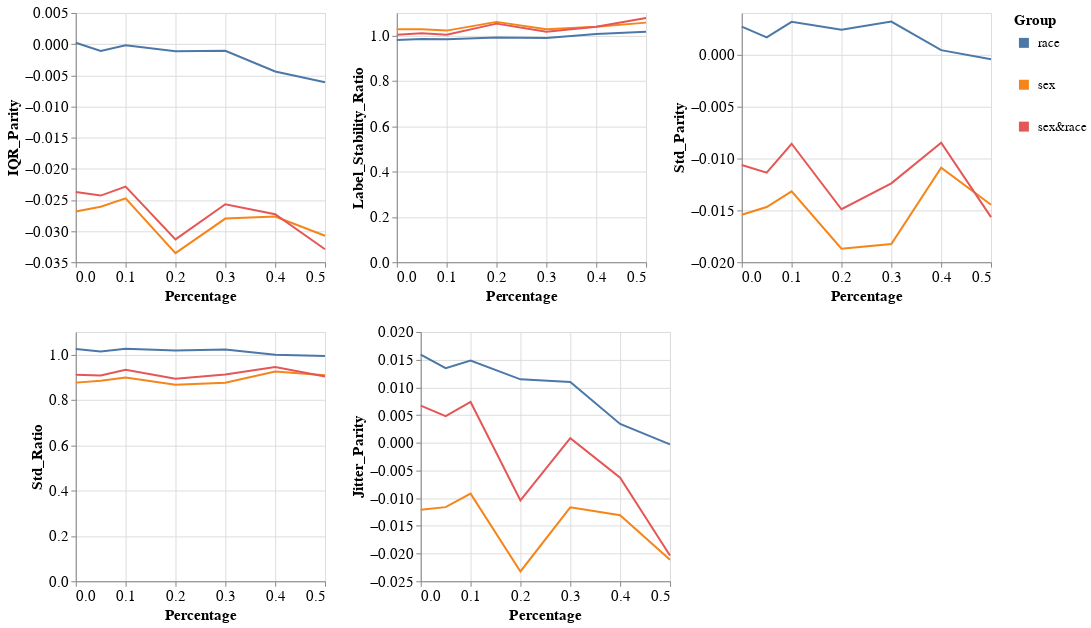

The notebook cell saved with this chart:
### Markdown cell above
### Group metrics per dataset and model

### Code cell
visualizer.create_groups_grid_pct_lines_plot(model_name=MODEL_NAMES[0],
                                             target_preprocessing_technique=PREPROCESSING_TECHNIQUES[0],
                                             group_metrics_type='variance')

### Figure 1 — Vega-Lite specification as saved in the notebook (floating-point values rounded to 4 significant figures)
{"config": {"view": {"continuousWidth": 400, "continuousHeight": 300}, "axis": {"labelFontSize": 15, "titleFontSize": 15}, "legend": {"labelFontSize": 13, "symbolStrokeWidth": 10, "titleFontSize": 15}}, "vconcat": [{"hconcat": [{"mark": "line", "encoding": {"color": {"field": "Group", "type": "nominal"}, "x": {"field": "Percentage", "type": "quantitative"}, "y": {"field": "Metric_Value", "title": "IQR_Parity", "type": "quantitative"}}, "height": 250, "width": 250}, {"data": {"name": "data-0afb87333a882ff22a75606d494eac3c"}, "mark": "line", "encoding": {"color": {"field": "Group", "type": "nominal"}, "x": {"field": "Percentage", "type": "quantitative"}, "y": {"field": "Metric_Value", "title": "Label_Stability_Ratio", "type": "quantitative"}}, "height": 250, "width": 250}, {"data": {"name": "data-04cf5eef7b029273d5f3fb1e9586607a"}, "mark": "line", "encoding": {"color": {"field": "Group", "type": "nominal"}, "x": {"field": "Percentage", "type": "quantitative"}, "y": {"field": "Metric_Value", "title": "Std_Parity", "type": "quantitative"}}, "height": 250, "width": 250}]}, {"hconcat": [{"mark": "line", "encoding": {"color": {"field": "Group", "type": "nominal"}, "x": {"field": "Percentage", "type": "quantitative"}, "y": {"field": "Metric_Value", "title": "Std_Ratio", "type": "quantitative"}}, "height": 250, "width": 250}, {"data": {"name": "data-4475cceda1f4f38258ad5a70604d36ec"}, "mark": "line", "encoding": {"color": {"field": "Group", "type": "nominal"}, "x": {"field": "Percentage", "type": "quantitative"}, "y": {"field": "Metric_Value", "title": "Jitter_Parity", "type": "quantitative"}}, "height": 250, "width": 250}], "data": {"name": "data-3ffb7dddb58ea32fe8fcbdb7431d2ab8"}}], "data": {"name": "data-e5948eede734af6ef4db6ebb69d467f8"}, "$schema": "https://vega.github.io/schema/vega-lite/v4.17.0.json", "datasets": {"data-e5948eede734af6ef4db6ebb69d467f8": [{"Model_Name": "DecisionTreeClassifier", "Metric": "IQR_Parity", "Group": "race", "Metric_Value": 0.0002128, "Percentage": 0.0}, {"Model_Name": "DecisionTreeClassifier", "Metric": "IQR_Parity", "Group": "sex", "Metric_Value": -0.02686, "Percentage": 0.0}, {"Model_Name": "DecisionTreeClassifier", "Metric": "IQR_Parity", "Group": "sex&race", "Metric_Value": -0.02375, "Percentage": 0.0}, {"Model_Name": "DecisionTreeClassifier", "Metric": "IQR_Parity", "Group": "race", "Metric_Value": -0.001096, "Percentage": 0.05}, {"Model_Name": "DecisionTreeClassifier", "Metric": "IQR_Parity", "Group": "sex", "Metric_Value": -0.0261, "Percentage": 0.05}, {"Model_Name": "DecisionTreeClassifier", "Metric": "IQR_Parity", "Group": "sex&race", "Metric_Value": -0.0243, "Percentage": 0.05}, {"Model_Name": "DecisionTreeClassifier", "Metric": "IQR_Parity", "Group": "race", "Metric_Value": -0.0001956, "Percentage": 0.1}, {"Model_Name": "DecisionTreeClassifier", "Metric": "IQR_Parity", "Group": "sex", "Metric_Value": -0.02474, "Percentage": 0.1}, {"Model_Name": "DecisionTreeClassifier", "Metric": "IQR_Parity", "Group": "sex&race", "Metric_Value": -0.02287, "Percentage": 0.1}, {"Model_Name": "DecisionTreeClassifier", "Metric": "IQR_Parity", "Group": "race", "Metric_Value": -0.001126, "Percentage": 0.2}, {"Model_Name": "DecisionTreeClassifier", "Metric": "IQR_Parity", "Group": "sex", "Metric_Value": -0.03354, "Percentage": 0.2}, {"Model_Name": "DecisionTreeClassifier", "Metric": "IQR_Parity", "Group": "sex&race", "Metric_Value": -0.03134, "Percentage": 0.2}, {"Model_Name": "DecisionTreeClassifier", "Metric": "IQR_Parity", "Group": "race", "Metric_Value": -0.001066, "Percentage": 0.3}, {"Model_Name": "DecisionTreeClassifier", "Metric": "IQR_Parity", "Group": "sex", "Metric_Value": -0.02799, "Percentage": 0.3}, {"Model_Name": "DecisionTreeClassifier", "Metric": "IQR_Parity", "Group": "sex&race", "Metric_Value": -0.02569, "Percentage": 0.3}, {"Model_Name": "DecisionTreeClassifier", "Metric": "IQR_Parity", "Group": "race", "Metric_Value": -0.00439, "Percentage": 0.4}, {"Model_Name": "DecisionTreeClassifier", "Metric": "IQR_Parity", "Group": "sex", "Metric_Value": -0.02766, "Percentage": 0.4}, {"Model_Name": "DecisionTreeClassifier", "Metric": "IQR_Parity", "Group": "sex&race", "Metric_Value": -0.0273, "Percentage": 0.4}, {"Model_Name": "DecisionTreeClassifier", "Metric": "IQR_Parity", "Group": "race", "Metric_Value": -0.006122, "Percentage": 0.5}, {"Model_Name": "DecisionTreeClassifier", "Metric": "IQR_Parity", "Group": "sex", "Metric_Value": -0.03075, "Percentage": 0.5}, {"Model_Name": "DecisionTreeClassifier", "Metric": "IQR_Parity", "Group": "sex&race", "Metric_Value": -0.03292, "Percentage": 0.5}], "data-0afb87333a882ff22a75606d494eac3c": [{"Model_Name": "DecisionTreeClassifier", "Metric": "Label_Stability_Ratio", "Group": "race", "Metric_Value": 0.9803, "Percentage": 0.0}, {"Model_Name": "DecisionTreeClassifier", "Metric": "Label_Stability_Ratio", "Group": "sex", "Metric_Value": 1.028, "Percentage": 0.0}, {"Model_Name": "DecisionTreeClassifier", "Metric": "Label_Stability_Ratio", "Group": "sex&race", "Metric_Value": 1.004, "Percentage": 0.0}, {"Model_Name": "DecisionTreeClassifier", "Metric": "Label_Stability_Ratio", "Group": "race", "Metric_Value": 0.9847, "Percentage": 0.05}, {"Model_Name": "DecisionTreeClassifier", "Metric": "Label_Stability_Ratio", "Group": "sex", "Metric_Value": 1.028, "Percentage": 0.05}, {"Model_Name": "DecisionTreeClassifier", "Metric": "Label_Stability_Ratio", "Group": "sex&race", "Metric_Value": 1.011, "Percentage": 0.05}, {"Model_Name": "DecisionTreeClassifier", "Metric": "Label_Stability_Ratio", "Group": "race", "Metric_Value": 0.9844, "Percentage": 0.1}, {"Model_Name": "DecisionTreeClassifier", "Metric": "Label_Stability_Ratio", "Group": "sex", "Metric_Value": 1.022, "Percentage": 0.1}, {"Model_Name": "DecisionTreeClassifier", "Metric": "Label_Stability_Ratio", "Group": "sex&race", "Metric_Value": 1.004, "Percentage": 0.1}, {"Model_Name": "DecisionTreeClassifier", "Metric": "Label_Stability_Ratio", "Group": "race", "Metric_Value": 0.9916, "Percentage": 0.2}, {"Model_Name": "DecisionTreeClassifier", "Metric": "Label_Stability_Ratio", "Group": "sex", "Metric_Value": 1.061, "Percentage": 0.2}, {"Model_Name": "DecisionTreeClassifier", "Metric": "Label_Stability_Ratio", "Group": "sex&race", "Metric_Value": 1.053, "Percentage": 0.2}, {"Model_Name": "DecisionTreeClassifier", "Metric": "Label_Stability_Ratio", "Group": "race", "Metric_Value": 0.9896, "Percentage": 0.3}, {"Model_Name": "DecisionTreeClassifier", "Metric": "Label_Stability_Ratio", "Group": "sex", "Metric_Value": 1.028, "Percentage": 0.3}, {"Model_Name": "DecisionTreeClassifier", "Metric": "Label_Stability_Ratio", "Group": "sex&race", "Metric_Value": 1.017, "Percentage": 0.3}, {"Model_Name": "DecisionTreeClassifier", "Metric": "Label_Stability_Ratio", "Group": "race", "Metric_Value": 1.007, "Percentage": 0.4}, {"Model_Name": "DecisionTreeClassifier", "Metric": "Label_Stability_Ratio", "Group": "sex", "Metric_Value": 1.039, "Percentage": 0.4}, {"Model_Name": "DecisionTreeClassifier", "Metric": "Label_Stability_Ratio", "Group": "sex&race", "Metric_Value": 1.039, "Percentage": 0.4}, {"Model_Name": "DecisionTreeClassifier", "Metric": "Label_Stability_Ratio", "Group": "race", "Metric_Value": 1.017, "Percentage": 0.5}, {"Model_Name": "DecisionTreeClassifier", "Metric": "Label_Stability_Ratio", "Group": "sex", "Metric_Value": 1.057, "Percentage": 0.5}, {"Model_Name": "DecisionTreeClassifier", "Metric": "Label_Stability_Ratio", "Group": "sex&race", "Metric_Value": 1.078, "Percentage": 0.5}], "data-04cf5eef7b029273d5f3fb1e9586607a": [{"Model_Name": "DecisionTreeClassifier", "Metric": "Std_Parity", "Group": "race", "Metric_Value": 0.002685, "Percentage": 0.0}, {"Model_Name": "DecisionTreeClassifier", "Metric": "Std_Parity", "Group": "sex", "Metric_Value": -0.01543, "Percentage": 0.0}, {"Model_Name": "DecisionTreeClassifier", "Metric": "Std_Parity", "Group": "sex&race", "Metric_Value": -0.01063, "Percentage": 0.0}, {"Model_Name": "DecisionTreeClassifier", "Metric": "Std_Parity", "Group": "race", "Metric_Value": 0.00165, "Percentage": 0.05}, {"Model_Name": "DecisionTreeClassifier", "Metric": "Std_Parity", "Group": "sex", "Metric_Value": -0.01469, "Percentage": 0.05}, {"Model_Name": "DecisionTreeClassifier", "Metric": "Std_Parity", "Group": "sex&race", "Metric_Value": -0.01138, "Percentage": 0.05}, {"Model_Name": "DecisionTreeClassifier", "Metric": "Std_Parity", "Group": "race", "Metric_Value": 0.003149, "Percentage": 0.1}, {"Model_Name": "DecisionTreeClassifier", "Metric": "Std_Parity", "Group": "sex", "Metric_Value": -0.01318, "Percentage": 0.1}, {"Model_Name": "DecisionTreeClassifier", "Metric": "Std_Parity", "Group": "sex&race", "Metric_Value": -0.008594, "Percentage": 0.1}, {"Model_Name": "DecisionTreeClassifier", "Metric": "Std_Parity", "Group": "race", "Metric_Value": 0.002373, "Percentage": 0.2}, {"Model_Name": "DecisionTreeClassifier", "Metric": "Std_Parity", "Group": "sex", "Metric_Value": -0.01871, "Percentage": 0.2}, {"Model_Name": "DecisionTreeClassifier", "Metric": "Std_Parity", "Group": "sex&race", "Metric_Value": -0.0149, "Percentage": 0.2}, {"Model_Name": "DecisionTreeClassifier", "Metric": "Std_Parity", "Group": "race", "Metric_Value": 0.003176, "Percentage": 0.3}, {"Model_Name": "DecisionTreeClassifier", "Metric": "Std_Parity", "Group": "sex", "Metric_Value": -0.01825, "Percentage": 0.3}, {"Model_Name": "DecisionTreeClassifier", "Metric": "Std_Parity", "Group": "sex&race", "Metric_Value": -0.01241, "Percentage": 0.3}, {"Model_Name": "DecisionTreeClassifier", "Metric": "Std_Parity", "Group": "race", "Metric_Value": 0.0004194, "Percentage": 0.4}, {"Model_Name": "DecisionTreeClassifier", "Metric": "Std_Parity", "Group": "sex", "Metric_Value": -0.01089, "Percentage": 0.4}, {"Model_Name": "DecisionTreeClassifier", "Metric": "Std_Parity", "Group": "sex&race", "Metric_Value": -0.008496, "Percentage": 0.4}, {"Model_Name": "DecisionTreeClassifier", "Metric": "Std_Parity", "Group": "race", "Metric_Value": -0.0004667, "Percentage": 0.5}, {"Model_Name": "DecisionTreeClassifier", "Metric": "Std_Parity", "Group": "sex", "Metric_Value": -0.01447, "Percentage": 0.5}, {"Model_Name": "DecisionTreeClassifier", "Metric": "Std_Parity", "Group": "sex&race", "Metric_Value": -0.01566, "Percentage": 0.5}], "data-3ffb7dddb58ea32fe8fcbdb7431d2ab8": [{"Model_Name": "DecisionTreeClassifier", "Metric": "Std_Ratio", "Group": "race", "Metric_Value": 1.025, "Percentage": 0.0}, {"Model_Name": "DecisionTreeClassifier", "Metric": "Std_Ratio", "Group": "sex", "Metric_Value": 0.8766, "Percentage": 0.0}, {"Model_Name": "DecisionTreeClassifier", "Metric": "Std_Ratio", "Group": "sex&race", "Metric_Value": 0.9119, "Percentage": 0.0}, {"Model_Name": "DecisionTreeClassifier", "Metric": "Std_Ratio", "Group": "race", "Metric_Value": 1.014, "Percentage": 0.05}, {"Model_Name": "DecisionTreeClassifier", "Metric": "Std_Ratio", "Group": "sex", "Metric_Value": 0.8852, "Percentage": 0.05}, {"Model_Name": "DecisionTreeClassifier", "Metric": "Std_Ratio", "Group": "sex&race", "Metric_Value": 0.9084, "Percentage": 0.05}, {"Model_Name": "DecisionTreeClassifier", "Metric": "Std_Ratio", "Group": "race", "Metric_Value": 1.026, "Percentage": 0.1}, {"Model_Name": "DecisionTreeClassifier", "Metric": "Std_Ratio", "Group": "sex", "Metric_Value": 0.899, "Percentage": 0.1}, {"Model_Name": "DecisionTreeClassifier", "Metric": "Std_Ratio", "Group": "sex&race", "Metric_Value": 0.9338, "Percentage": 0.1}, {"Model_Name": "DecisionTreeClassifier", "Metric": "Std_Ratio", "Group": "race", "Metric_Value": 1.018, "Percentage": 0.2}, {"Model_Name": "DecisionTreeClassifier", "Metric": "Std_Ratio", "Group": "sex", "Metric_Value": 0.8676, "Percentage": 0.2}, {"Model_Name": "DecisionTreeClassifier", "Metric": "Std_Ratio", "Group": "sex&race", "Metric_Value": 0.8933, "Percentage": 0.2}, {"Model_Name": "DecisionTreeClassifier", "Metric": "Std_Ratio", "Group": "race", "Metric_Value": 1.023, "Percentage": 0.3}, {"Model_Name": "DecisionTreeClassifier", "Metric": "Std_Ratio", "Group": "sex", "Metric_Value": 0.8762, "Percentage": 0.3}, {"Model_Name": "DecisionTreeClassifier", "Metric": "Std_Ratio", "Group": "sex&race", "Metric_Value": 0.912, "Percentage": 0.3}, {"Model_Name": "DecisionTreeClassifier", "Metric": "Std_Ratio", "Group": "race", "Metric_Value": 0.9998, "Percentage": 0.4}, {"Model_Name": "DecisionTreeClassifier", "Metric": "Std_Ratio", "Group": "sex", "Metric_Value": 0.9261, "Percentage": 0.4}, {"Model_Name": "DecisionTreeClassifier", "Metric": "Std_Ratio", "Group": "sex&race", "Metric_Value": 0.9458, "Percentage": 0.4}, {"Model_Name": "DecisionTreeClassifier", "Metric": "Std_Ratio", "Group": "race", "Metric_Value": 0.9937, "Percentage": 0.5}, {"Model_Name": "DecisionTreeClassifier", "Metric": "Std_Ratio", "Group": "sex", "Metric_Value": 0.9089, "Percentage": 0.5}, {"Model_Name": "DecisionTreeClassifier", "Metric": "Std_Ratio", "Group": "sex&race", "Metric_Value": 0.9033, "Percentage": 0.5}], "data-4475cceda1f4f38258ad5a70604d36ec": [{"Model_Name": "DecisionTreeClassifier", "Metric": "Jitter_Parity", "Group": "race", "Metric_Value": 0.01593, "Percentage": 0.0}, {"Model_Name": "DecisionTreeClassifier", "Metric": "Jitter_Parity", "Group": "sex", "Metric_Value": -0.0121, "Percentage": 0.0}, {"Model_Name": "DecisionTreeClassifier", "Metric": "Jitter_Parity", "Group": "sex&race", "Metric_Value": 0.006707, "Percentage": 0.0}, {"Model_Name": "DecisionTreeClassifier", "Metric": "Jitter_Parity", "Group": "race", "Metric_Value": 0.01347, "Percentage": 0.05}, {"Model_Name": "DecisionTreeClassifier", "Metric": "Jitter_Parity", "Group": "sex", "Metric_Value": -0.01162, "Percentage": 0.05}, {"Model_Name": "DecisionTreeClassifier", "Metric": "Jitter_Parity", "Group": "sex&race", "Metric_Value": 0.004792, "Percentage": 0.05}, {"Model_Name": "DecisionTreeClassifier", "Metric": "Jitter_Parity", "Group": "race", "Metric_Value": 0.01486, "Percentage": 0.1}, {"Model_Name": "DecisionTreeClassifier", "Metric": "Jitter_Parity", "Group": "sex", "Metric_Value": -0.009189, "Percentage": 0.1}, {"Model_Name": "DecisionTreeClassifier", "Metric": "Jitter_Parity", "Group": "sex&race", "Metric_Value": 0.007371, "Percentage": 0.1}, {"Model_Name": "DecisionTreeClassifier", "Metric": "Jitter_Parity", "Group": "race", "Metric_Value": 0.01146, "Percentage": 0.2}, {"Model_Name": "DecisionTreeClassifier", "Metric": "Jitter_Parity", "Group": "sex", "Metric_Value": -0.02323, "Percentage": 0.2}, {"Model_Name": "DecisionTreeClassifier", "Metric": "Jitter_Parity", "Group": "sex&race", "Metric_Value": -0.01042, "Percentage": 0.2}, {"Model_Name": "DecisionTreeClassifier", "Metric": "Jitter_Parity", "Group": "race", "Metric_Value": 0.01098, "Percentage": 0.3}, {"Model_Name": "DecisionTreeClassifier", "Metric": "Jitter_Parity", "Group": "sex", "Metric_Value": -0.01165, "Percentage": 0.3}, {"Model_Name": "DecisionTreeClassifier", "Metric": "Jitter_Parity", "Group": "sex&race", "Metric_Value": 0.0008389, "Percentage": 0.3}, {"Model_Name": "DecisionTreeClassifier", "Metric": "Jitter_Parity", "Group": "race", "Metric_Value": 0.003407, "Percentage": 0.4}, {"Model_Name": "DecisionTreeClassifier", "Metric": "Jitter_Parity", "Group": "sex", "Metric_Value": -0.0131, "Percentage": 0.4}, {"Model_Name": "DecisionTreeClassifier", "Metric": "Jitter_Parity", "Group": "sex&race", "Metric_Value": -0.006313, "Percentage": 0.4}, {"Model_Name": "DecisionTreeClassifier", "Metric": "Jitter_Parity", "Group": "race", "Metric_Value": -0.0002899, "Percentage": 0.5}, {"Model_Name": "DecisionTreeClassifier", "Metric": "Jitter_Parity", "Group": "sex", "Metric_Value": -0.02113, "Percentage": 0.5}, {"Model_Name": "DecisionTreeClassifier", "Metric": "Jitter_Parity", "Group": "sex&race", "Metric_Value": -0.02036, "Percentage": 0.5}]}}
